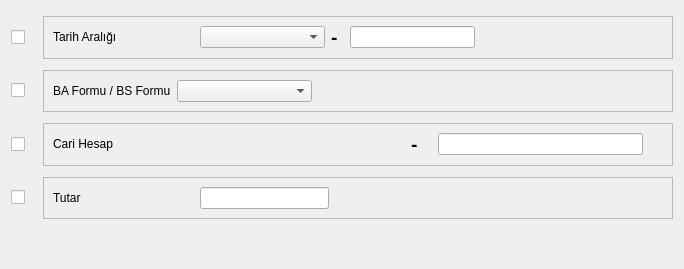
<?xml version="1.0" encoding="UTF-8"?>
<ui version="4.0">
 <class>FAT_BA_BS_FORMU_LISTESI_BATCH</class>
 <widget class="QDialog" name="FAT_BA_BS_FORMU_LISTESI_BATCH">
  <property name="geometry">
   <rect>
    <x>0</x>
    <y>0</y>
    <width>684</width>
    <height>269</height>
   </rect>
  </property>
  <property name="sizePolicy">
   <sizepolicy hsizetype="Expanding" vsizetype="Expanding">
    <horstretch>0</horstretch>
    <verstretch>0</verstretch>
   </sizepolicy>
  </property>
  <property name="minimumSize">
   <size>
    <width>684</width>
    <height>269</height>
   </size>
  </property>
  <property name="windowTitle">
   <string>Dialog</string>
  </property>
  <layout class="QGridLayout" name="gridLayout" rowstretch="1,0,0,0,0" columnstretch="1,90,0">
   <property name="sizeConstraint">
    <enum>QLayout::SetNoConstraint</enum>
   </property>
   <item row="0" column="0">
    <widget class="QCheckBox" name="checkBox_tarih_araligi">
     <property name="sizePolicy">
      <sizepolicy hsizetype="Fixed" vsizetype="Fixed">
       <horstretch>0</horstretch>
       <verstretch>0</verstretch>
      </sizepolicy>
     </property>
     <property name="minimumSize">
      <size>
       <width>26</width>
       <height>0</height>
      </size>
     </property>
     <property name="text">
      <string/>
     </property>
    </widget>
   </item>
   <item row="0" column="1" colspan="2">
    <widget class="QFrame" name="frame_tarih_araligi">
     <property name="sizePolicy">
      <sizepolicy hsizetype="Expanding" vsizetype="Fixed">
       <horstretch>0</horstretch>
       <verstretch>0</verstretch>
      </sizepolicy>
     </property>
     <property name="frameShape">
      <enum>QFrame::StyledPanel</enum>
     </property>
     <property name="frameShadow">
      <enum>QFrame::Raised</enum>
     </property>
     <layout class="QGridLayout" name="gridLayout_2" columnstretch="12,10,1,10,15">
      <item row="0" column="0">
       <widget class="QLabel" name="label">
        <property name="sizePolicy">
         <sizepolicy hsizetype="Fixed" vsizetype="Fixed">
          <horstretch>0</horstretch>
          <verstretch>0</verstretch>
         </sizepolicy>
        </property>
        <property name="minimumSize">
         <size>
          <width>141</width>
          <height>0</height>
         </size>
        </property>
        <property name="text">
         <string>Tarih Aralığı</string>
        </property>
       </widget>
      </item>
      <item row="0" column="2">
       <widget class="QLabel" name="label_2">
        <property name="font">
         <font>
          <pointsize>14</pointsize>
          <weight>75</weight>
          <bold>true</bold>
         </font>
        </property>
        <property name="text">
         <string>-</string>
        </property>
       </widget>
      </item>
      <item row="0" column="3">
       <widget class="QCommaEdit" name="commaEdit_yil">
        <property name="whatsThis">
         <string>Sayilari formatina(Or:1,000,234.50) donusturur. </string>
        </property>
        <property name="QCommaEdit" stdset="0">
         <rect>
          <x>0</x>
          <y>0</y>
          <width>100</width>
          <height>100</height>
         </rect>
        </property>
       </widget>
      </item>
      <item row="0" column="1">
       <widget class="QComboBox" name="comboBox_ay"/>
      </item>
      <item row="0" column="4">
       <spacer name="horizontalSpacer">
        <property name="orientation">
         <enum>Qt::Horizontal</enum>
        </property>
        <property name="sizeHint" stdset="0">
         <size>
          <width>40</width>
          <height>20</height>
         </size>
        </property>
       </spacer>
      </item>
     </layout>
    </widget>
   </item>
   <item row="1" column="0">
    <widget class="QCheckBox" name="checkBox_fatura_alis_satis_turu">
     <property name="sizePolicy">
      <sizepolicy hsizetype="Fixed" vsizetype="Fixed">
       <horstretch>0</horstretch>
       <verstretch>0</verstretch>
      </sizepolicy>
     </property>
     <property name="minimumSize">
      <size>
       <width>26</width>
       <height>0</height>
      </size>
     </property>
     <property name="text">
      <string/>
     </property>
    </widget>
   </item>
   <item row="1" column="1" colspan="2">
    <widget class="QFrame" name="frame_fatura_alis_satis_turu">
     <property name="sizePolicy">
      <sizepolicy hsizetype="Expanding" vsizetype="Fixed">
       <horstretch>0</horstretch>
       <verstretch>0</verstretch>
      </sizepolicy>
     </property>
     <property name="frameShape">
      <enum>QFrame::StyledPanel</enum>
     </property>
     <property name="frameShadow">
      <enum>QFrame::Raised</enum>
     </property>
     <layout class="QGridLayout" name="gridLayout_6" columnstretch="12,10,1,10,15">
      <item row="0" column="0">
       <widget class="QLabel" name="label_8">
        <property name="sizePolicy">
         <sizepolicy hsizetype="Fixed" vsizetype="Fixed">
          <horstretch>0</horstretch>
          <verstretch>0</verstretch>
         </sizepolicy>
        </property>
        <property name="text">
         <string>BA Formu / BS Formu</string>
        </property>
       </widget>
      </item>
      <item row="0" column="1">
       <widget class="QComboBox" name="comboBox_fatura_alis_satis_turu"/>
      </item>
      <item row="0" column="2">
       <spacer name="horizontalSpacer_3">
        <property name="orientation">
         <enum>Qt::Horizontal</enum>
        </property>
        <property name="sizeHint" stdset="0">
         <size>
          <width>202</width>
          <height>20</height>
         </size>
        </property>
       </spacer>
      </item>
      <item row="0" column="3">
       <spacer name="horizontalSpacer_6">
        <property name="orientation">
         <enum>Qt::Horizontal</enum>
        </property>
        <property name="sizeHint" stdset="0">
         <size>
          <width>40</width>
          <height>20</height>
         </size>
        </property>
       </spacer>
      </item>
      <item row="0" column="4">
       <spacer name="horizontalSpacer_7">
        <property name="orientation">
         <enum>Qt::Horizontal</enum>
        </property>
        <property name="sizeHint" stdset="0">
         <size>
          <width>40</width>
          <height>20</height>
         </size>
        </property>
       </spacer>
      </item>
     </layout>
    </widget>
   </item>
   <item row="2" column="0">
    <widget class="QCheckBox" name="checkBox_cari_hesap">
     <property name="sizePolicy">
      <sizepolicy hsizetype="Fixed" vsizetype="Fixed">
       <horstretch>0</horstretch>
       <verstretch>0</verstretch>
      </sizepolicy>
     </property>
     <property name="minimumSize">
      <size>
       <width>26</width>
       <height>0</height>
      </size>
     </property>
     <property name="text">
      <string/>
     </property>
    </widget>
   </item>
   <item row="2" column="1" colspan="2">
    <widget class="QFrame" name="frame_cari_hesap">
     <property name="sizePolicy">
      <sizepolicy hsizetype="Expanding" vsizetype="Fixed">
       <horstretch>0</horstretch>
       <verstretch>0</verstretch>
      </sizepolicy>
     </property>
     <property name="frameShape">
      <enum>QFrame::StyledPanel</enum>
     </property>
     <property name="frameShadow">
      <enum>QFrame::Raised</enum>
     </property>
     <layout class="QGridLayout" name="gridLayout_3" columnstretch="1,10,1,10,1">
      <item row="0" column="0">
       <widget class="QLabel" name="label_3">
        <property name="sizePolicy">
         <sizepolicy hsizetype="Fixed" vsizetype="Fixed">
          <horstretch>0</horstretch>
          <verstretch>0</verstretch>
         </sizepolicy>
        </property>
        <property name="minimumSize">
         <size>
          <width>141</width>
          <height>0</height>
         </size>
        </property>
        <property name="text">
         <string>Cari Hesap</string>
        </property>
       </widget>
      </item>
      <item row="0" column="1">
       <widget class="QSearchEdit" name="searchEdit_cari_hesap_kodu">
        <property name="whatsThis">
         <string>Arama widget. </string>
        </property>
        <property name="QSearchEdit" stdset="0">
         <rect>
          <x>0</x>
          <y>0</y>
          <width>100</width>
          <height>100</height>
         </rect>
        </property>
       </widget>
      </item>
      <item row="0" column="2">
       <widget class="QLabel" name="label_7">
        <property name="font">
         <font>
          <pointsize>14</pointsize>
          <weight>75</weight>
          <bold>true</bold>
         </font>
        </property>
        <property name="text">
         <string>-</string>
        </property>
       </widget>
      </item>
      <item row="0" column="3">
       <widget class="QLineEdit" name="lineEdit_cari_hesap_ismi">
        <property name="focusPolicy">
         <enum>Qt::NoFocus</enum>
        </property>
        <property name="readOnly">
         <bool>true</bool>
        </property>
       </widget>
      </item>
      <item row="0" column="4">
       <spacer name="horizontalSpacer_8">
        <property name="orientation">
         <enum>Qt::Horizontal</enum>
        </property>
        <property name="sizeHint" stdset="0">
         <size>
          <width>40</width>
          <height>20</height>
         </size>
        </property>
       </spacer>
      </item>
     </layout>
    </widget>
   </item>
   <item row="3" column="0">
    <widget class="QCheckBox" name="checkBox_tutar_araligi">
     <property name="sizePolicy">
      <sizepolicy hsizetype="Fixed" vsizetype="Fixed">
       <horstretch>0</horstretch>
       <verstretch>0</verstretch>
      </sizepolicy>
     </property>
     <property name="minimumSize">
      <size>
       <width>26</width>
       <height>0</height>
      </size>
     </property>
     <property name="text">
      <string/>
     </property>
    </widget>
   </item>
   <item row="3" column="1" colspan="2">
    <widget class="QFrame" name="frame_tutar_araligi">
     <property name="sizePolicy">
      <sizepolicy hsizetype="Expanding" vsizetype="Fixed">
       <horstretch>0</horstretch>
       <verstretch>0</verstretch>
      </sizepolicy>
     </property>
     <property name="frameShape">
      <enum>QFrame::StyledPanel</enum>
     </property>
     <property name="frameShadow">
      <enum>QFrame::Raised</enum>
     </property>
     <layout class="QGridLayout" name="gridLayout_4" columnstretch="12,10,1,10,15">
      <item row="0" column="0">
       <widget class="QLabel" name="label_5">
        <property name="sizePolicy">
         <sizepolicy hsizetype="Fixed" vsizetype="Fixed">
          <horstretch>0</horstretch>
          <verstretch>0</verstretch>
         </sizepolicy>
        </property>
        <property name="minimumSize">
         <size>
          <width>141</width>
          <height>0</height>
         </size>
        </property>
        <property name="text">
         <string>Tutar</string>
        </property>
       </widget>
      </item>
      <item row="0" column="1">
       <widget class="QCommaEdit" name="commaEdit_max_tutar">
        <property name="sizePolicy">
         <sizepolicy hsizetype="Preferred" vsizetype="Fixed">
          <horstretch>0</horstretch>
          <verstretch>0</verstretch>
         </sizepolicy>
        </property>
        <property name="whatsThis">
         <string>Sayilari formatina(Or:1,000,234.50) donusturur. </string>
        </property>
        <property name="QCommaEdit" stdset="0">
         <rect>
          <x>0</x>
          <y>0</y>
          <width>100</width>
          <height>100</height>
         </rect>
        </property>
       </widget>
      </item>
      <item row="0" column="2">
       <spacer name="horizontalSpacer_5">
        <property name="orientation">
         <enum>Qt::Horizontal</enum>
        </property>
        <property name="sizeHint" stdset="0">
         <size>
          <width>40</width>
          <height>20</height>
         </size>
        </property>
       </spacer>
      </item>
      <item row="0" column="3">
       <spacer name="horizontalSpacer_9">
        <property name="orientation">
         <enum>Qt::Horizontal</enum>
        </property>
        <property name="sizeHint" stdset="0">
         <size>
          <width>40</width>
          <height>20</height>
         </size>
        </property>
       </spacer>
      </item>
      <item row="0" column="4">
       <spacer name="horizontalSpacer_10">
        <property name="orientation">
         <enum>Qt::Horizontal</enum>
        </property>
        <property name="sizeHint" stdset="0">
         <size>
          <width>40</width>
          <height>20</height>
         </size>
        </property>
       </spacer>
      </item>
     </layout>
    </widget>
   </item>
   <item row="4" column="0" colspan="2">
    <spacer name="horizontalSpacer_2">
     <property name="orientation">
      <enum>Qt::Horizontal</enum>
     </property>
     <property name="sizeHint" stdset="0">
      <size>
       <width>420</width>
       <height>20</height>
      </size>
     </property>
    </spacer>
   </item>
   <item row="4" column="2">
    <widget class="QWidget" name="widget_batch_buttons" native="true">
     <property name="sizePolicy">
      <sizepolicy hsizetype="Fixed" vsizetype="Fixed">
       <horstretch>0</horstretch>
       <verstretch>0</verstretch>
      </sizepolicy>
     </property>
    </widget>
   </item>
  </layout>
 </widget>
 <customwidgets>
  <customwidget>
   <class>QCommaEdit</class>
   <extends>QLineEdit</extends>
   <header>QCommaEdit.h</header>
  </customwidget>
  <customwidget>
   <class>QSearchEdit</class>
   <extends>QWidget</extends>
   <header>QSearchEdit.h</header>
  </customwidget>
 </customwidgets>
 <tabstops>
  <tabstop>checkBox_tarih_araligi</tabstop>
  <tabstop>comboBox_ay</tabstop>
  <tabstop>commaEdit_yil</tabstop>
  <tabstop>checkBox_fatura_alis_satis_turu</tabstop>
  <tabstop>comboBox_fatura_alis_satis_turu</tabstop>
  <tabstop>checkBox_cari_hesap</tabstop>
  <tabstop>searchEdit_cari_hesap_kodu</tabstop>
  <tabstop>checkBox_tutar_araligi</tabstop>
  <tabstop>commaEdit_max_tutar</tabstop>
 </tabstops>
 <resources/>
 <connections/>
</ui>
